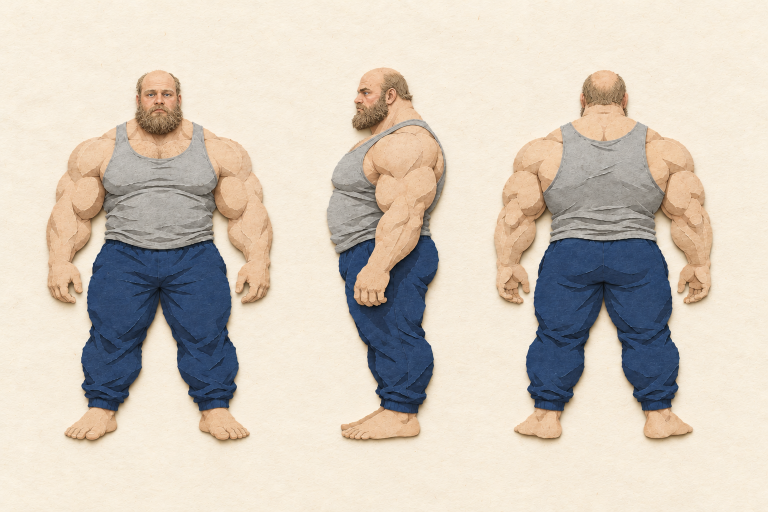
#> input picture nauka-frames/assets/samples/gromila-likeness-v1/sheet.png, 1536 x 1024 px, found by its file name (shown at 1/2 size)
$ python paperize.py
#> lines starting #> are read from the running program, lines starting #| are printed output that depends on the picture; after the words box and inside, x2 and y2 are one past the last pixel; in counts of white or black regions, pixels touching at a corner belong together
"""Turns the grey character sheets (nauka-toon) into paper-cutout puppet parts.
Per hero: cut the front view out of the black plate, posterise to a few paper tones, add paper grain,
a torn white margin, and split into parts with joint pivots (assets/paper/<hero>/*.png + rig.json).
All noise is seeded (numpy default_rng) so the output is identical on every run.
Run: python scripts/paperize.py [preview]"""
import json, os, sys
import numpy as np
from PIL import Image, ImageDraw, ImageFilter

HERE = os.path.dirname(os.path.abspath(__file__))
ROOT = os.path.normpath(os.path.join(HERE, ".."))
SHEETS = os.path.normpath(os.path.join(ROOT, "..", "nauka-toon", "assets", "img"))
OUT = os.path.join(ROOT, "assets", "paper")

hexc = lambda s: np.array([int(s[i:i + 2], 16) for i in (1, 3, 5)], dtype=np.float32)
INK = "#2b2622"
RIM = "#f6f1e4"
RAMPS = {  # (upper luminance bound, colour); first entry is the printed ink line
    "skin": [(40, INK), (110, "#8a5532"), (158, "#c28552"), (205, "#dfae78"), (232, "#ecc994"), (256, "#f7e6c2")],
    "mustard": [(22, INK), (58, "#9a6f14"), (82, "#c08a1c"), (108, "#d9a63a"), (256, "#efca70")],
    "gray": [(30, INK), (85, "#5d6066"), (112, "#7d8187"), (140, "#9a9ea3"), (256, "#bcbfc3")],
    "blue": [(22, INK), (58, "#34495c"), (84, "#4b667d"), (110, "#6a89a3"), (256, "#8caac0")],
    "cream": [(60, INK), (150, "#c9bd9c"), (195, "#e3d9bd"), (256, "#f7f0de")],
    "hair": [(40, INK), (120, "#7c776e"), (170, "#a9a398"), (256, "#d8d2c4")],
}
RED = [(150, "#9e1f1f"), (210, "#d02a2a"), (256, "#e43a2f")]


# [12 lines left out: functions vnoise, ramp_apply, not called in this run]


def figure_mask(rgb, thr=11):
    """Silhouette of a figure on the pure black plate: threshold, close, fill inner holes (beard, hair, dark clothes)."""
#> called with thr = 11
    L = rgb.max(axis=2)
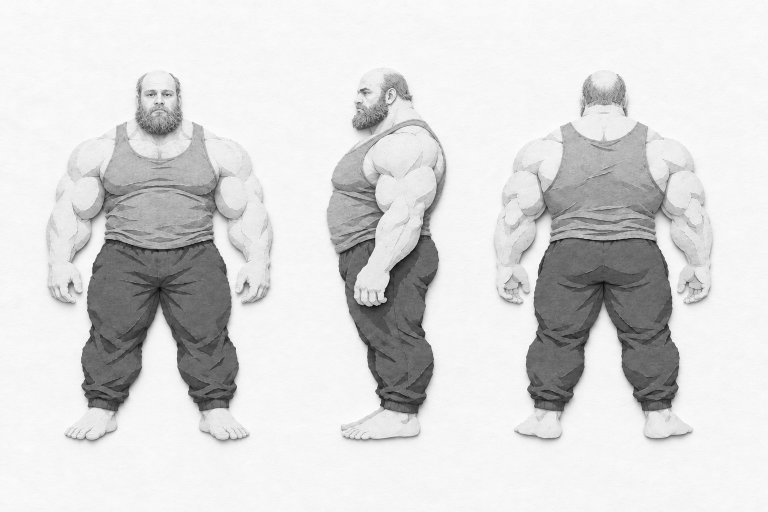
#> L: shape (1024, 1536) float32 (shown at 1/2 size); min 4, max 254, mean 216.9
    m = Image.fromarray(((L > thr) * 255).astype(np.uint8)).filter(ImageFilter.MaxFilter(9))
#> m: PIL image 1536x1024 L; every value is 255
    ff = m.copy()
    ImageDraw.floodfill(ff, (0, 0), 128)
#> ff: PIL image 1536x1024 L; every value is 128
    filled = (np.asarray(ff) != 128)
#> filled: shape (1024, 1536) bool; every value is 0
    mm = Image.fromarray((filled * 255).astype(np.uint8)).filter(ImageFilter.MinFilter(9))
    return np.asarray(mm, dtype=np.float32) / 255
#> returned value: shape (1024, 1536) float32; every value is 0


# [54 lines left out: functions torn, grain, make_color, build_part, not called in this run]


def mirror(poly, cx):
    return [(2 * cx - x, y) for x, y in poly]


def rig_hero(name, sheet, view, mats, parts, seed0):
    rgb = np.asarray(Image.open(os.path.join(SHEETS, name, sheet)).convert("RGB"), dtype=np.float32)
    vx0, vx1 = view
    fig = figure_mask(rgb)
    fig[:, :vx0] = 0
    fig[:, vx1:] = 0
    ys, xs = np.where(fig > 0.5)
#> ys = empty array; xs = empty array
#> (the run stopped early here; a loop or call above may not have finished)

$ run again, on nauka-toon/assets/img/tetsu/sheet.png
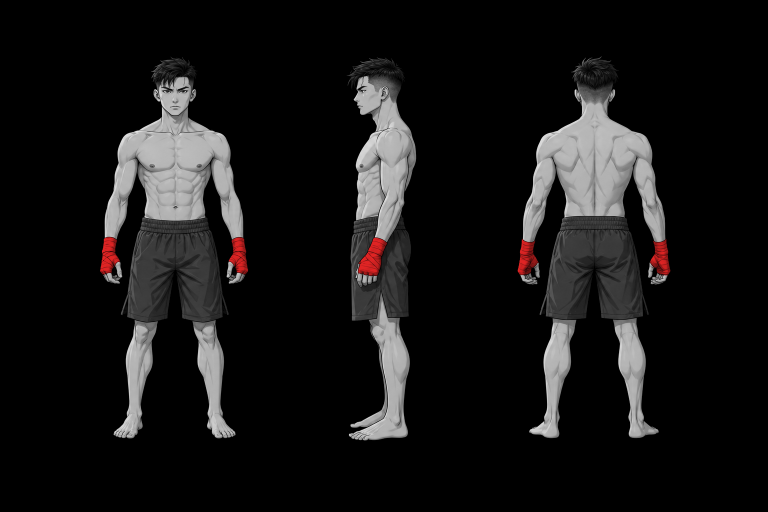
#> input picture nauka-toon/assets/img/tetsu/sheet.png, 1536 x 1024 px (shown at 1/2 size)
#> m: PIL image 1536x1024 L; 21% white; 3 white regions, box (x1, y1, x2, y2) and area: (1031, 108, 1345, 881) 127801, (196, 109, 501, 881) 126308, (689, 110, 837, 885) 76615
#> filled: shape (1024, 1536) bool; 21% white; 3 white regions, box (x1, y1, x2, y2) and area: (1031, 108, 1345, 881) 127801, (196, 109, 501, 881) 126312, (689, 110, 837, 885) 76615
#> mm: PIL image 1536x1024 L; 18.3% white; 3 white regions, box (x1, y1, x2, y2) and area: (1035, 112, 1341, 877) 110673, (200, 113, 497, 877) 109480, (693, 114, 833, 881) 67439
#> cx = 348
#> the loop in rig_hero, `for i, (pname, spec) in enumerate(parts.items()):` made 11 passes
#> after the loop in rig_hero, `for i, (pname, spec) in enumerate(parts.items()):`: rig = 4 items
#> m: PIL image 1536x1024 L; 39.1% white; 3 white regions, box (x1, y1, x2, y2) and area: (65, 109, 555, 912) 241073, (979, 108, 1467, 912) 238692, (647, 108, 898, 911) 135067
#> filled: shape (1024, 1536) bool; 39.1% white; 3 white regions, box (x1, y1, x2, y2) and area: (65, 109, 555, 912) 241073, (979, 108, 1467, 912) 238692, (647, 108, 898, 911) 135085
#> mm: PIL image 1536x1024 L; 36% white; 3 white regions, box (x1, y1, x2, y2) and area: (69, 113, 551, 908) 221905, (983, 112, 1463, 908) 219708, (651, 112, 894, 907) 125029
#> the loop in rig_hero (call 2), `for i, (pname, spec) in enumerate(parts.items()):` made 11 passes
#> m: PIL image 1536x1024 L; 27.7% white; 3 white regions, box (x1, y1, x2, y2) and area: (163, 86, 506, 902) 164918, (1026, 86, 1371, 907) 164722, (654, 86, 843, 909) 105921
#> filled: shape (1024, 1536) bool; 27.7% white; 3 white regions, box (x1, y1, x2, y2) and area: (163, 86, 506, 902) 164941, (1026, 86, 1371, 907) 164723, (654, 86, 843, 909) 105921
#> mm: PIL image 1536x1024 L; 24.9% white; 3 white regions, box (x1, y1, x2, y2) and area: (167, 90, 502, 898) 147973, (1030, 90, 1367, 903) 147763, (658, 90, 839, 905) 96249
#> in main, `fig[:, 520:] = 0`:
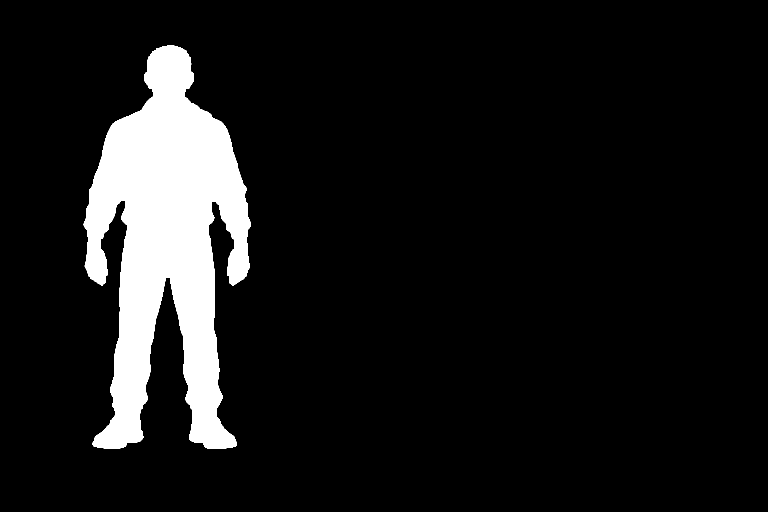
#> fig: shape (1024, 1536) float32 (shown at 1/2 size); values 0 (black) and 1 (white), 9.4% white; 1 white region, box (x1, y1, x2, y2) and area: (167, 90, 502, 898) 147973
#> red: shape (844, 371) bool; every value is 0
#> in make_color (call 23), `rc = ramp_apply(r, RED)`:
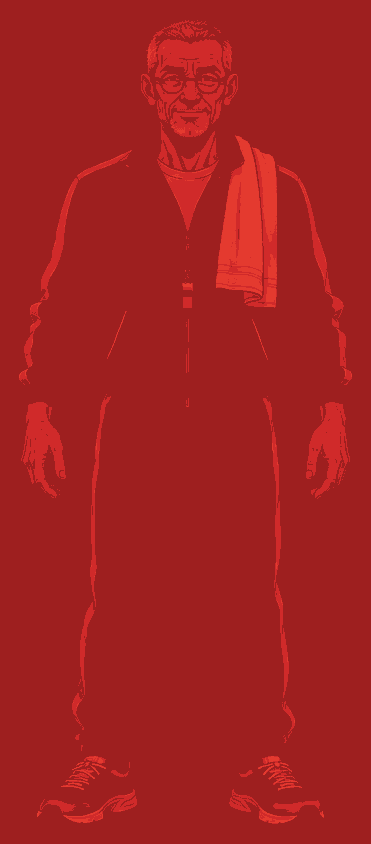
#> rc: shape (844, 371, 3) float32; mean of channels 0, 1, 2 163.5, 32.3, 32.1; drawn as R, G, B
#> in main, `rgba, (ox, oy) = build_part(rgb, fig, poly, doc_mat, 300)`: ox = 149; oy = 72
#| tetsu 348.0 113 876 | gromila 309.5 113 907
